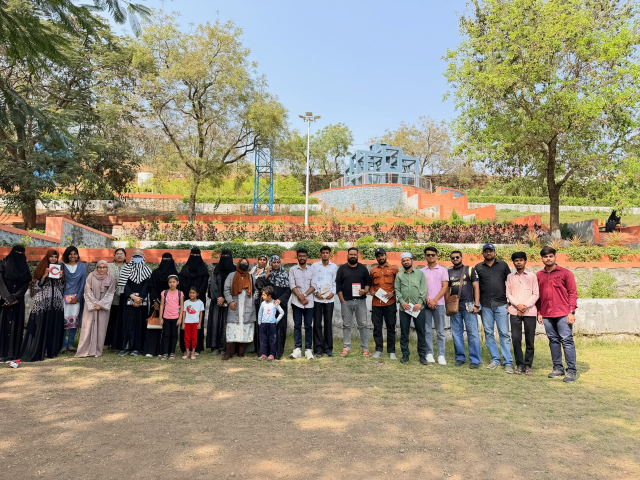
#> input picture img/original/WhatsApp Image 2026-11-05 at 6.45.08 PM (6).jpeg, 1280 x 960 px, found by its file name (shown at 1/2 size)
$ python create_signature_assets.py
#> lines starting #> are read from the running program, lines starting #| are printed output that depends on the picture
import os
import sys
import numpy as np
from PIL import Image, ImageEnhance, ImageFilter, ImageDraw, ImageFont

IMG_DIR = r"D:\projects\Readers of Aurangabad\readers-of-aurangabad\img"
OUT_DIR = r"D:\projects\Readers of Aurangabad\readers-of-aurangabad\public\images\creative"
os.makedirs(OUT_DIR, exist_ok=True)

# -----------------------------------------------------------------------------
# STEP 1: Candidate Inspection & Contact Sheet
# -----------------------------------------------------------------------------
candidates = {
    "roa-009 (Main Group Meetup)": os.path.join(IMG_DIR, "WhatsApp Image 2026-11-05 at 6.45.08 PM.jpeg"),
    "roa-006 (Terrace Steps Gathering)": os.path.join(IMG_DIR, "WhatsApp Image 2026-11-05 at 6.45.08 PM (6).jpeg"),
    "roa-049 (Park Circle Gathering)": os.path.join(IMG_DIR, "WhatsApp Image 2026-11-05 at 6.45.19 PM (1).jpeg"),
    "roa-054 (Grass Sitting Session)": os.path.join(IMG_DIR, "WhatsApp Image 2026-11-05 at 6.45.22 PM (1).jpeg"),
    "roa-019 (Open Book Pages Detail)": os.path.join(IMG_DIR, "WhatsApp Image 2026-11-05 at 6.45.09 PM (3).jpeg"),
    "roa-060 (Engrossed Reader Portrait)": os.path.join(IMG_DIR, "WhatsApp Image 2026-11-05 at 6.46.45 PM (3).jpeg"),
    "roa-059 (Reader in Conversation)": os.path.join(IMG_DIR, "WhatsApp Image 2026-11-05 at 6.46.45 PM (2).jpeg"),
    "roa-061 (Community Reader Close-up)": os.path.join(IMG_DIR, "WhatsApp Image 2026-11-05 at 6.46.45 PM (4).jpeg"),
}

# Verify files exist
valid_candidates = {}
for label, p in candidates.items():
    if os.path.exists(p):
        valid_candidates[label] = p
    else:
        print(f"Warning: {p} not found, searching directory...")

print(f"Found {len(valid_candidates)} primary candidates for contact sheet.")

# Build Contact Sheet (2 rows x 4 cols, each 480x320)
sheet_w, sheet_h = 1920, 1080
contact_sheet = Image.new("RGB", (sheet_w, sheet_h), (32, 35, 31))
draw = ImageDraw.Draw(contact_sheet)

col_w = sheet_w // 4
row_h = sheet_h // 2

for idx, (label, path) in enumerate(valid_candidates.items()):
    r = idx // 4
    c = idx % 4
    with Image.open(path) as img:
#> img is the input picture: PIL image 1280x960 RGB; mean R, G, B 150.4, 142.9, 121
        img_rgb = img.convert("RGB")
        img_thumb = img_rgb.copy()
        img_thumb.thumbnail((col_w - 24, row_h - 48), Image.Resampling.LANCZOS)
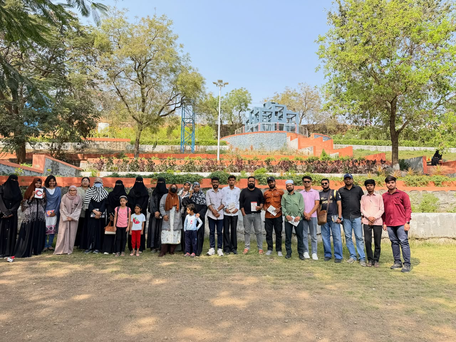
#> img_thumb: PIL image 456x342 RGB; mean R, G, B 150.4, 142.9, 121.1

        px = c * col_w + (col_w - img_thumb.width) // 2
#> px = 12
        py = r * row_h + (row_h - 32 - img_thumb.height) // 2 + 16
#> py = 99
        contact_sheet.paste(img_thumb, (px, py))
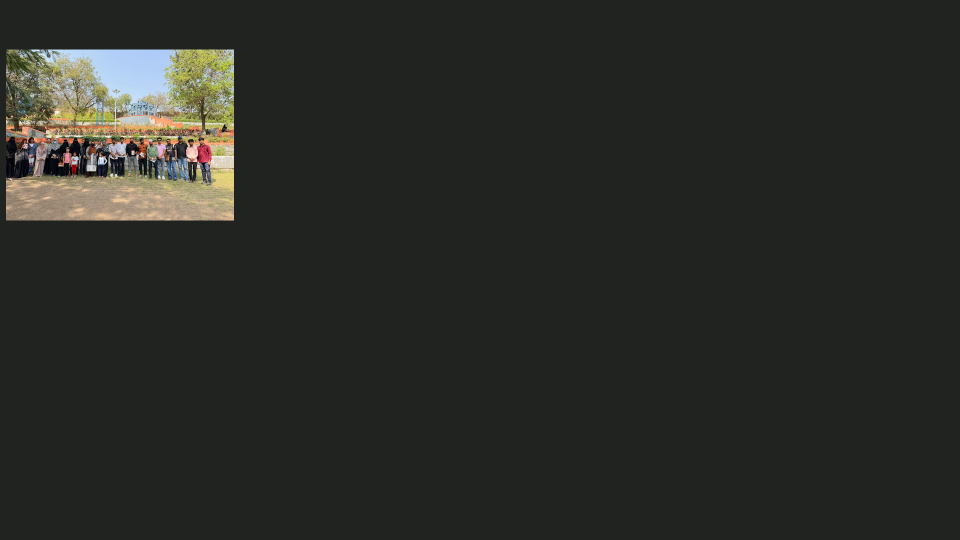
#> contact_sheet: PIL image 1920x1080 RGB (shown at 1/2 size); mean R, G, B 40.9, 43.1, 37.8

        # Border
        draw.rectangle([px - 2, py - 2, px + img_thumb.width + 1, py + img_thumb.height + 1], outline=(184, 154, 101), width=1)
        # Label
        draw.text((c * col_w + 16, r * row_h + row_h - 28), label, fill=(242, 235, 221))
#> pass 2 of the loop `for idx, (label, path) in enumerate(valid_candidates.items()):`:
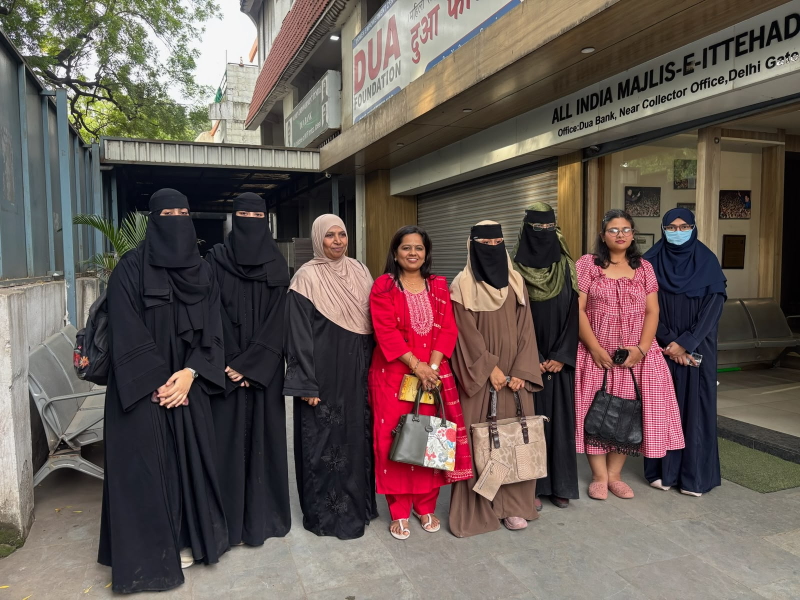
#> input picture img/WhatsApp Image 2026-11-05 at 6.45.19 PM (1).jpeg, 1600 x 1200 px, found by its file name (shown at 1/2 size)
#> img is the input picture: PIL image 1600x1200 RGB; mean R, G, B 102.6, 89.5, 84.6
#> `img_thumb.thumbnail((col_w - 24, row_h - 48), Image.Resampling.LANCZOS)`:
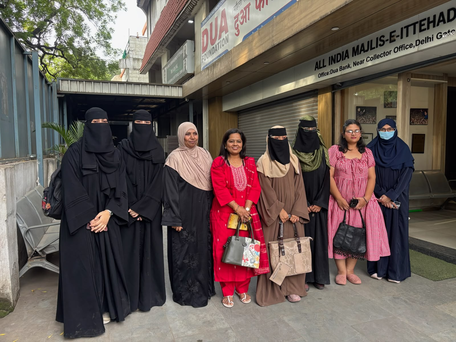
#> img_thumb: PIL image 456x342 RGB; mean R, G, B 102.6, 89.5, 84.6
#> `contact_sheet.paste(img_thumb, (px, py))`:
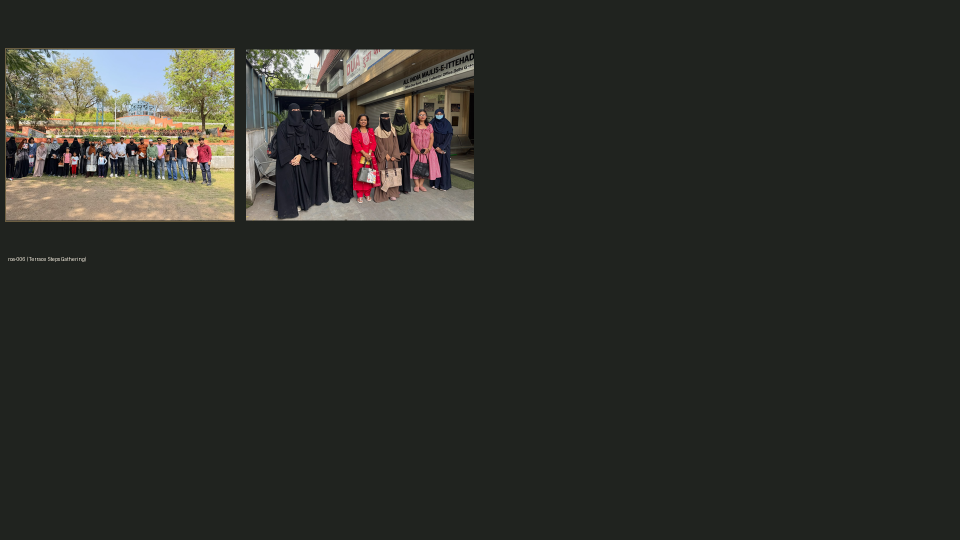
#> contact_sheet: PIL image 1920x1080 RGB (shown at 1/2 size); mean R, G, B 46.4, 47.3, 41.9
#> pass 3 of the loop `for idx, (label, path) in enumerate(valid_candidates.items()):`:
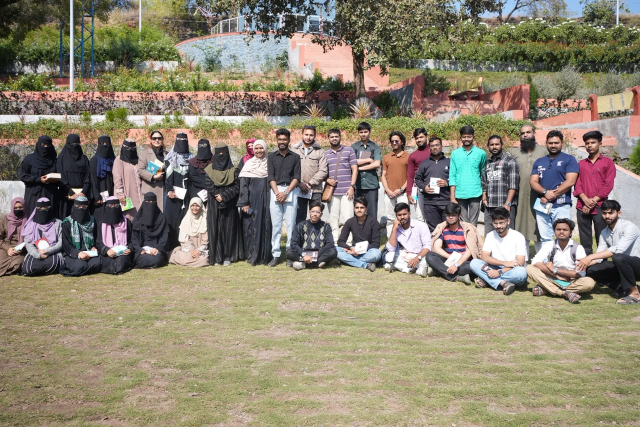
#> input picture img/WhatsApp Image 2026-11-05 at 6.45.22 PM (1).jpeg, 1280 x 854 px, found by its file name (shown at 1/2 size)
#> img is the input picture: PIL image 1280x854 RGB; mean R, G, B 142.5, 134, 114.9
#> `img_thumb.thumbnail((col_w - 24, row_h - 48), Image.Resampling.LANCZOS)`:
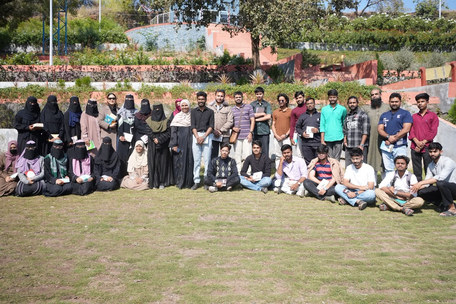
#> img_thumb: PIL image 456x304 RGB; mean R, G, B 142.5, 134, 114.9
#> `contact_sheet.paste(img_thumb, (px, py))`:
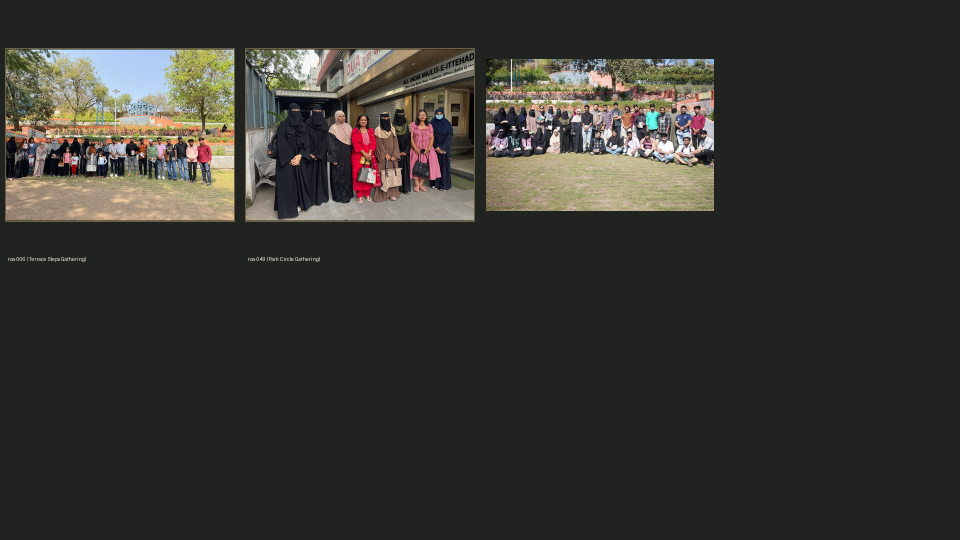
#> contact_sheet: PIL image 1920x1080 RGB (shown at 1/2 size); mean R, G, B 53.9, 54.1, 47.6
#> the loop made 4 passes; the first 3 are shown

contact_sheet_path = os.path.join(OUT_DIR, "roa-contact-sheet.webp")
contact_sheet.save(contact_sheet_path, "WEBP", quality=90)
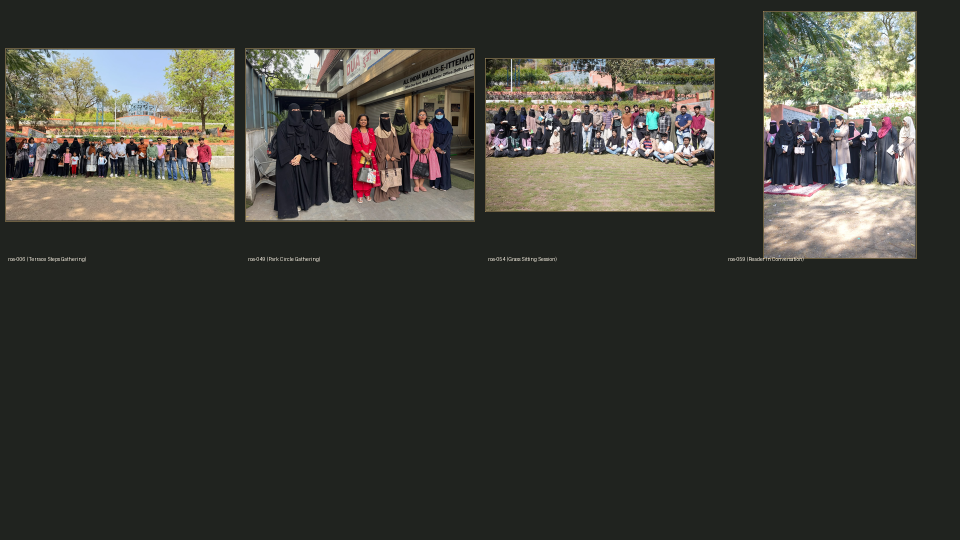
#> saved as roa-contact-sheet.webp: PIL image 1920x1080 RGB (shown at 1/2 size); mean R, G, B 62.6, 62.4, 55.3
print(f"Saved contact sheet to {contact_sheet_path}")
#| Saved contact sheet to D:\projects\Readers of Aurangabad\readers-of-aurangabad\public\images\creative/roa-contact-sheet.webp

# -----------------------------------------------------------------------------
# Color Utilities
# -----------------------------------------------------------------------------
def apply_editorial_grading(img: Image.Image) -> Image.Image:
    """Enhances natural tone with warm paper highlights, muted olive midtones, and deep ink shadows."""
    arr = np.array(img, dtype=np.float32)
    # Warm lift: boost red slightly, tone down harsh blues
    arr[..., 0] = np.clip(arr[..., 0] * 1.04 + 4, 0, 255)
    arr[..., 1] = np.clip(arr[..., 1] * 1.02 + 2, 0, 255)
    arr[..., 2] = np.clip(arr[..., 2] * 0.94 - 2, 0, 255)

    # S-curve contrast on luminance
    res = Image.fromarray(arr.astype(np.uint8))
    res = ImageEnhance.Contrast(res).enhance(1.15)
    res = ImageEnhance.Color(res).enhance(1.08)
    return res

def add_paper_grain(img: Image.Image, intensity: float = 0.035) -> Image.Image:
    """Adds subtle analog grain texture without degrading facial clarity."""
    w, h = img.size
    np.random.seed(42)
    noise = np.random.normal(0, intensity * 255, (h, w, 1))
    arr = np.array(img, dtype=np.float32) + noise
    return Image.fromarray(np.clip(arr, 0, 255).astype(np.uint8))

# -----------------------------------------------------------------------------
# STEP 2: Signature Hero Composition (roa-community-hero.webp)
# -----------------------------------------------------------------------------
# Selected primary: roa-009 (Outdoor meetup with ~30 real smiling members)
main_group_path = valid_candidates.get("roa-009 (Main Group Meetup)")

#> (the run stopped early here; a loop or call above may not have finished)
